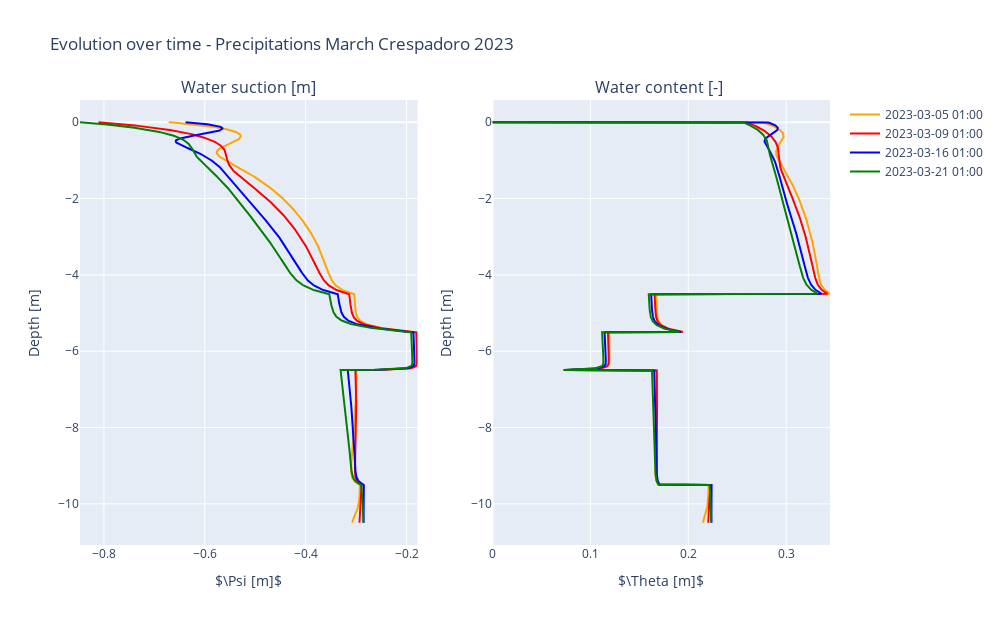

Notebook cell for this chart:
### Code cell
ds3Date = ['2023-03-05 01:00','2023-03-09 01:00','2023-03-16 01:00','2023-03-21 01:00']
fig =make_subplots(1,2, subplot_titles=('Water suction [m]','Water content [-] '))
for i in range (0,len(myDepth)):
    fig.add_trace(go.Scatter(x=ds3.psi.sel(time=ds3Date[i]),  y=ds3.depth,
                             mode='lines',marker_color = colors[i], showlegend = True,name = ds3Date[i]), row=1, col=1)
    fig.add_trace(go.Scatter(x=ds3.theta.sel(time=ds3Date[i]),  y=ds3.depth,
                             mode='lines',marker_color = colors[i], showlegend = False,name = ds3Date[i]), row=1, col=2)

fig.update_layout(title= 'Evolution over time - Precipitations March Crespadoro 2023')
fig.update_layout(autosize=False,width=1000,height=625)
fig.update_xaxes(title_text="$\\Psi [m]$", row=1, col=1)
fig.update_yaxes(title_text="Depth [m]", row=1, col=1)
fig.update_xaxes(title_text="$\\Theta [m]$", row=1, col=2)
fig.update_yaxes(title_text="Depth [m]", row=1, col=2)


#fig.update_layout(xaxis_title="$\\Psi [m]$", yaxis_title= "$Depth [m]$")
fig.show()

### Figure 1 — Plotly figure (JSON) as saved in the notebook; plotly's stock layout.template omitted (floating-point values rounded to 4 significant figures; data arrays with more than 128 entries replaced by an {"elided": "..."} marker saying what was removed)
{"data": [{"marker": {"color": "orange"}, "mode": "lines", "name": "2023-03-05 01:00", "showlegend": true, "type": "scatter", "x": {"elided": "1051 float values"}, "xaxis": "x", "y": {"elided": "1051 float values"}, "yaxis": "y"}, {"marker": {"color": "orange"}, "mode": "lines", "name": "2023-03-05 01:00", "showlegend": false, "type": "scatter", "x": {"elided": "1051 float values"}, "xaxis": "x2", "y": {"elided": "1051 float values"}, "yaxis": "y2"}, {"marker": {"color": "red"}, "mode": "lines", "name": "2023-03-09 01:00", "showlegend": true, "type": "scatter", "x": {"elided": "1051 float values"}, "xaxis": "x", "y": {"elided": "1051 float values"}, "yaxis": "y"}, {"marker": {"color": "red"}, "mode": "lines", "name": "2023-03-09 01:00", "showlegend": false, "type": "scatter", "x": {"elided": "1051 float values"}, "xaxis": "x2", "y": {"elided": "1051 float values"}, "yaxis": "y2"}, {"marker": {"color": "blue"}, "mode": "lines", "name": "2023-03-16 01:00", "showlegend": true, "type": "scatter", "x": {"elided": "1051 float values"}, "xaxis": "x", "y": {"elided": "1051 float values"}, "yaxis": "y"}, {"marker": {"color": "blue"}, "mode": "lines", "name": "2023-03-16 01:00", "showlegend": false, "type": "scatter", "x": {"elided": "1051 float values"}, "xaxis": "x2", "y": {"elided": "1051 float values"}, "yaxis": "y2"}, {"marker": {"color": "green"}, "mode": "lines", "name": "2023-03-21 01:00", "showlegend": true, "type": "scatter", "x": {"elided": "1051 float values"}, "xaxis": "x", "y": {"elided": "1051 float values"}, "yaxis": "y"}, {"marker": {"color": "green"}, "mode": "lines", "name": "2023-03-21 01:00", "showlegend": false, "type": "scatter", "x": {"elided": "1051 float values"}, "xaxis": "x2", "y": {"elided": "1051 float values"}, "yaxis": "y2"}], "layout": {"annotations": [{"font": {"size": 16}, "showarrow": false, "text": "Water suction [m]", "x": 0.225, "xanchor": "center", "xref": "paper", "y": 1, "yanchor": "bottom", "yref": "paper"}, {"font": {"size": 16}, "showarrow": false, "text": "Water content [-] ", "x": 0.775, "xanchor": "center", "xref": "paper", "y": 1, "yanchor": "bottom", "yref": "paper"}], "autosize": false, "height": 625, "title": {"text": "Evolution over time - Precipitations March Crespadoro 2023"}, "width": 1000, "xaxis": {"anchor": "y", "autorange": true, "domain": [0, 0.45], "range": [-0.8474, -0.1782], "title": {"text": "$\\Psi [m]$"}, "type": "linear"}, "xaxis2": {"anchor": "y2", "autorange": true, "domain": [0.55, 1], "range": [0, 0.3448], "title": {"text": "$\\Theta [m]$"}, "type": "linear"}, "yaxis": {"anchor": "x", "autorange": true, "domain": [0, 1], "range": [-11.08, 0.5831], "title": {"text": "Depth [m]"}, "type": "linear"}, "yaxis2": {"anchor": "x2", "autorange": true, "domain": [0, 1], "range": [-11.08, 0.5831], "title": {"text": "Depth [m]"}, "type": "linear"}}}
